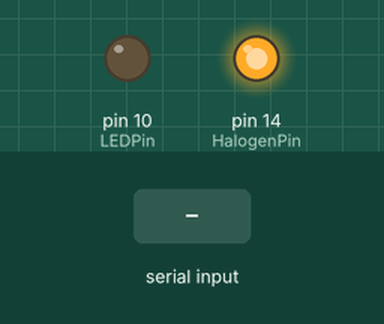
Recording of a sketch running on a simulated Arduino Uno, built with avr-gcc and run on an emulated ATmega328P. Shown: output pins drawn as LEDs (lit = HIGH). The inputs (shaded band) are chosen by the test bench.

Above: at 1.2 s.
1.3 s: "3\n" received over Serial
At 1.7 s:
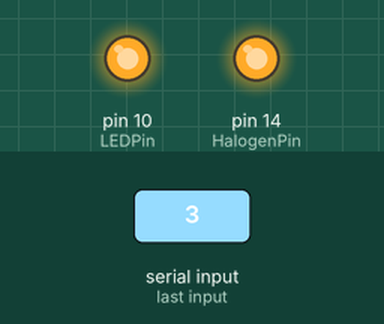
2.8 s: "5\n" received over Serial
At 4.0 s:
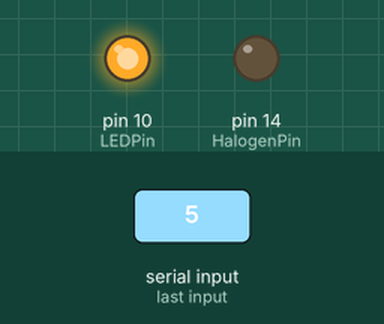
4.3 s: "4\n" received over Serial
At 5.1 s:
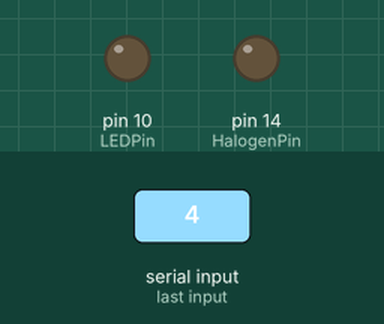
Timing chart, 0 to 7.3 s (numbered marks = the images above; inputs shaded):
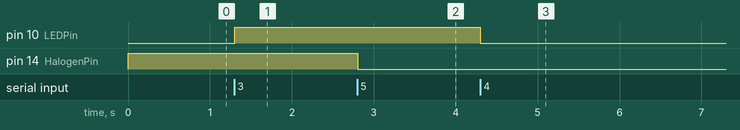

The sketch:

test.ino
```cpp
#define HalogenPin 14        // Send the value from the potentiometer (P1.6)
#define FanPowerPin 12       // Turn on and off the fan (P2.4)
#define LEDPin 10            // To control the LED(P2.2)


//#define OnePin 2
//#define TwoPin 3
//#define ThreePin 4
//#define FourPin 5
//#define FivePin 8
//#define SixPin 9

void setup()  {
  Serial.begin(9600);                              //Start data transmission
  pinMode(HalogenPin, OUTPUT);                 //Set HalogenPin as output
  pinMode(FanPowerPin, OUTPUT);                    //Set FanPowerPin as output
  pinMode(LEDPin, OUTPUT);                         //Set LEDPin as output

  UnpowerFan();
  UnpowerLed();
  UnpowerHalogen();
}

void loop()  {
  int num;
  if (Serial.available() > 0) {
    num = Serial.parseInt();
    if (num==1 ) {
      PowerFan();
    } else if (num==2) {
      UnpowerFan();
    } else if (num==3) {
      PowerLed();
    } else if (num==4) {
      UnpowerLed();
    } else if (num==5) {
      PowerHalogen();
    } else if (num==6) {
      UnpowerHalogen();
    }
  }
}

void PowerFan() {
  digitalWrite(FanPowerPin, HIGH);
}

void UnpowerFan() {
 digitalWrite(FanPowerPin, LOW);
}

void PowerLed() {
  digitalWrite(LEDPin, HIGH);
}

void UnpowerLed() {
  digitalWrite(LEDPin, LOW);
}

void PowerHalogen() {
  analogWrite(HalogenPin, 0);
}

void UnpowerHalogen() {
  analogWrite(HalogenPin, 255);
}
```

Measured:
- after the input at 1.3 s, pin 10 (LEDPin): LOW → HIGH at once
- after the input at 2.8 s, pin 14 (HalogenPin): HIGH → LOW at once
- after the input at 4.3 s, pin 10 (LEDPin): HIGH → LOW at once
